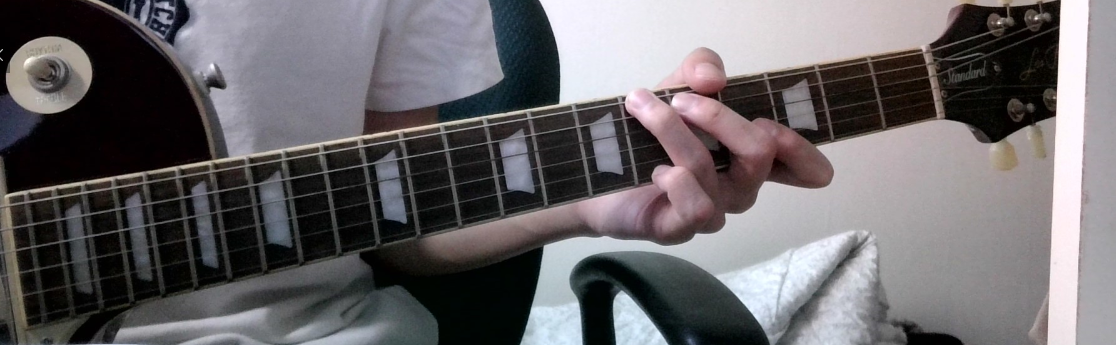
#> input picture project2/src/detection/hyonj.png, 1116 x 345 px
$ python test.py
#> lines starting #> are read from the running program, lines starting #| are printed output that depends on the picture
import cv2
import numpy as np
image = cv2.imread("hyonj.png")
#> image is the input picture: shape (345, 1116, 3); mean B, G, R 104.9, 102.1, 105.5

height = image.shape[0]
#> height = 345
width = image.shape[1]
#> width = 1116
pt = np.float32([[0,height/2],[0,height],[width-1,0],[width-1,height/2]])
pts2 = np.float32([[0,0],[0,100],[1000,0],[1000,100]])
M = cv2.getPerspectiveTransform(pt, pts2)
for p in pt:
    print(p, M.dot(np.concatenate((p, [1]))))
print("0-000")
fret = cv2.warpPerspective(image, M, (1000,100))
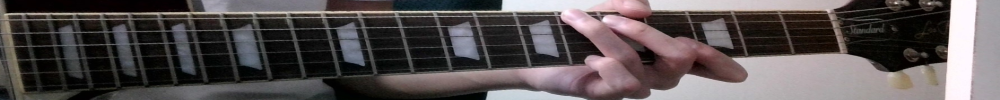
#> fret: shape (100, 1000, 3); mean B, G, R 81.3, 80.8, 87.5
cv2.imshow("1", image)
cv2.imshow("2", fret)
